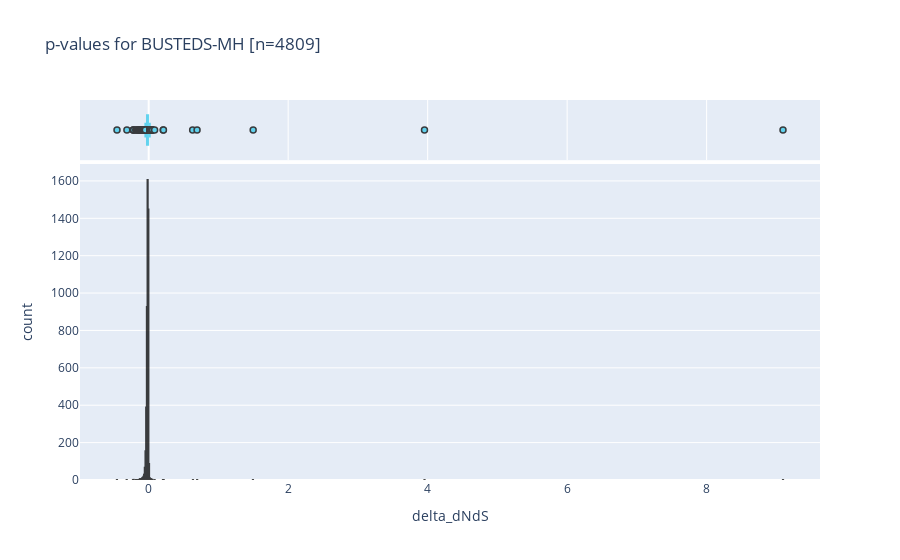

Notebook source saved alongside this figure:
### Code cell
fig = px.histogram(df, x="delta_dNdS", marginal="box", title='p-values for BUSTEDS-MH [n=' + str(len(df.index)) + ']')
fig.update_traces(marker_color='rgb(52, 201, 235)', marker_line_color='rgb(0,0,0)',
                  marker_line_width=1.5, opacity=0.75)
fig.show()

# RGB Color Picker
# https://www.google.com/search?q=rgb+color+picker&oq=rgb+color+picker&aqs=chrome..69i57j0l7.1799j0j7&sourceid=chrome&ie=UTF-8

### Figure 1 — Plotly figure (JSON) as saved in the notebook; plotly's stock layout.template omitted (floating-point values rounded to 4 significant figures; data arrays with more than 128 entries replaced by an {"elided": "..."} marker saying what was removed)
{"data": [{"alignmentgroup": "True", "bingroup": "x", "hovertemplate": "delta_dNdS=%{x}<br>count=%{y}<extra></extra>", "legendgroup": "", "marker": {"color": "rgb(52, 201, 235)", "line": {"color": "rgb(0,0,0)", "width": 1.5}}, "name": "", "offsetgroup": "", "opacity": 0.75, "orientation": "v", "showlegend": false, "type": "histogram", "x": {"elided": "4809 float values"}, "xaxis": "x", "yaxis": "y"}, {"alignmentgroup": "True", "hovertemplate": "delta_dNdS=%{x}<extra></extra>", "legendgroup": "", "marker": {"color": "rgb(52, 201, 235)", "line": {"color": "rgb(0,0,0)", "width": 1.5}}, "name": "", "notched": true, "offsetgroup": "", "opacity": 0.75, "showlegend": false, "type": "box", "x": {"elided": "4809 float values"}, "xaxis": "x2", "yaxis": "y2"}], "layout": {"barmode": "relative", "legend": {"tracegroupgap": 0}, "title": {"text": "p-values for BUSTEDS-MH [n=4809]"}, "xaxis": {"anchor": "y", "domain": [0, 1], "title": {"text": "delta_dNdS"}}, "xaxis2": {"anchor": "y2", "domain": [0, 1], "matches": "x", "showgrid": true, "showticklabels": false}, "yaxis": {"anchor": "x", "domain": [0, 0.8316], "title": {"text": "count"}}, "yaxis2": {"anchor": "x2", "domain": [0.8416, 1], "matches": "y2", "showgrid": false, "showline": false, "showticklabels": false, "ticks": ""}}}
